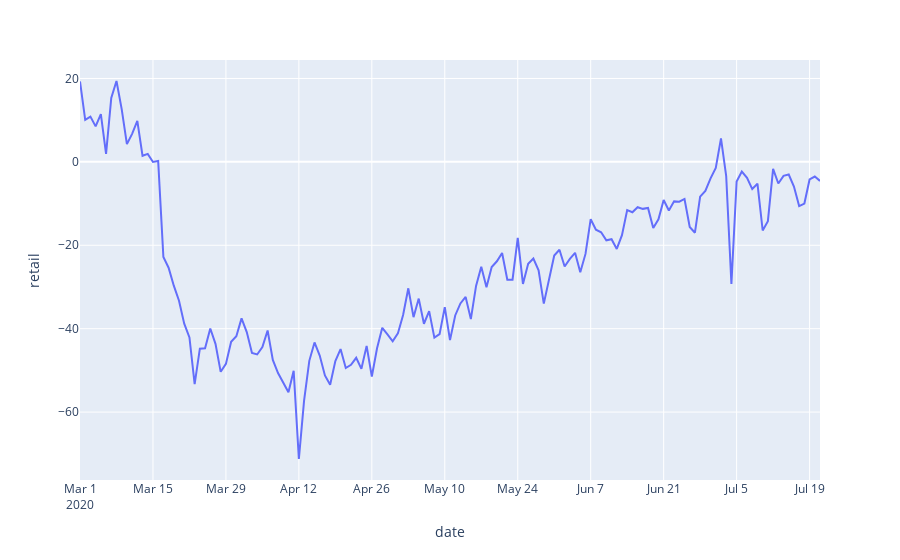

Here is the notebook cell this chart was saved with:
### Markdown cell above
### Also "confirm" the mobility trend in each category

### Code cell
fig = px.line(state_df, x='date', y='retail')
fig.show()

### Figure 1 — Plotly figure (JSON) as saved in the notebook; plotly's stock layout.template omitted (floating-point values rounded to 4 significant figures; data arrays with more than 128 entries replaced by an {"elided": "..."} marker saying what was removed)
{"data": [{"hovertemplate": "date=%{x}<br>retail=%{y}<extra></extra>", "legendgroup": "", "line": {"color": "#636efa", "dash": "solid"}, "mode": "lines", "name": "", "orientation": "v", "showlegend": false, "type": "scatter", "x": {"elided": "143 str values"}, "xaxis": "x", "y": {"elided": "143 float values"}, "yaxis": "y"}], "layout": {"legend": {"tracegroupgap": 0}, "margin": {"t": 60}, "xaxis": {"anchor": "y", "domain": [0, 1], "title": {"text": "date"}}, "yaxis": {"anchor": "x", "domain": [0, 1], "title": {"text": "retail"}}}}
